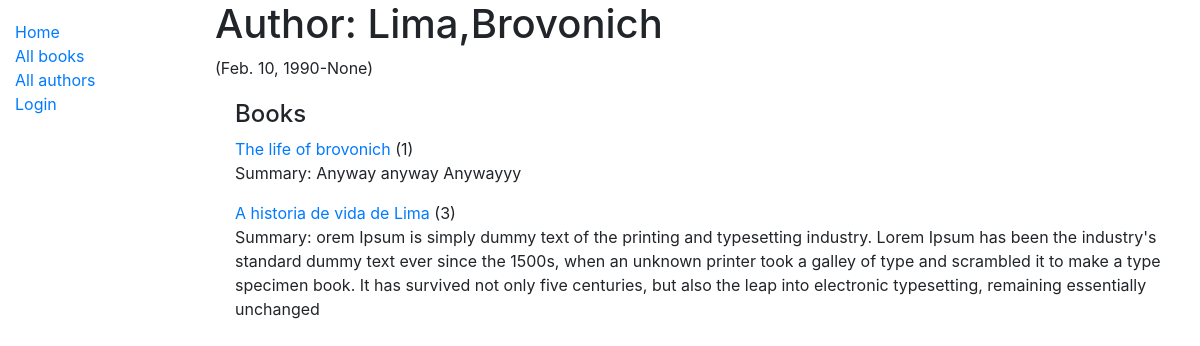
The app's page /catalog/author/1 with its own data.
### catalog/models.py (models this page shows, shortened)
class Author(models.Model):
    first_name = models.CharField(max_length=100)
    last_name = models.CharField(max_length=100)
    date_of_birth = models.DateField(null=True, blank=True)
    date_of_death = models.DateField('Died', null=True, blank=True)
    class Meta:
        ordering = ['last_name', 'first_name']

class Book(models.Model):
    title = models.CharField(max_length=200)
    author = models.ForeignKey('Author', on_delete=models.SET_NULL, null=True)
    summary = models.TextField(max_length=1000, help_text='Enter a brief description of the book')
    isbn = models.CharField('ISBN', max_length=13, help_text='13 Character <a href="https://www.isbn-international.org/content/what-isbn">ISBN number</a>')
    genre = models.ManyToManyField(Genre, help_text='Select a genre for this book')
    language = models.ForeignKey(Language, on_delete=models.SET_NULL, null=True)#caso de delete ele ira setar como null
    def get_absolute_url(self):
        return reverse('book-detail', args=[str(self.id)])

### catalog/views.py (the view)
# urls.py: path("author/<int:pk>", views.author_detail_view , name="author-detail"),
def author_detail_view(request,pk):
    try:
        author = Author.objects.get(pk=pk)
    except Author.DoesNotExist:
        raise Http404('author does not exist')
    return render(request, "catalog/author_detail.html",
                  context={'author':author, 'book_list': Book.objects.filter(author=author)})

### catalog/templates/catalog/author_detail.html
{% extends "base_generic.html" %}
{% block content %}
<h1>Author: {{author.last_name}},{{author.first_name}}</h1>
<p>({{author.date_of_birth}}-{{author.date_of_death}})</p>
<div style="margin-left:20px;margin-top:20px">
    <h4>Books</h4>
    {% for book in book_list %}
        <a href="{{book.get_absolute_url}}">{{book.title}}</a> ({{book.id}})
        <p>Summary: {{book.summary}}</p>
    {%endfor%}
</div>
{% endblock %}

### records on screen
Author: last_name "Lima", first_name "Brovonich", date_of_birth "Feb. 10, 1990", date_of_death "None"
Book: title "The life of brovonich", id "1", summary "Anyway anyway Anywayyy"
Book: title "A historia de vida de Lima", id "3", summary "orem Ipsum is simply dummy text of the printing and typesetting industry. Lorem Ipsum has been the industry's standard dummy text ever since the 1500s, when an unknown printer took a galley of type and scrambled it to make a type specimen book. It has survived not only five centuries, but also the leap into electronic typesetting, remaining essentially unchanged"
